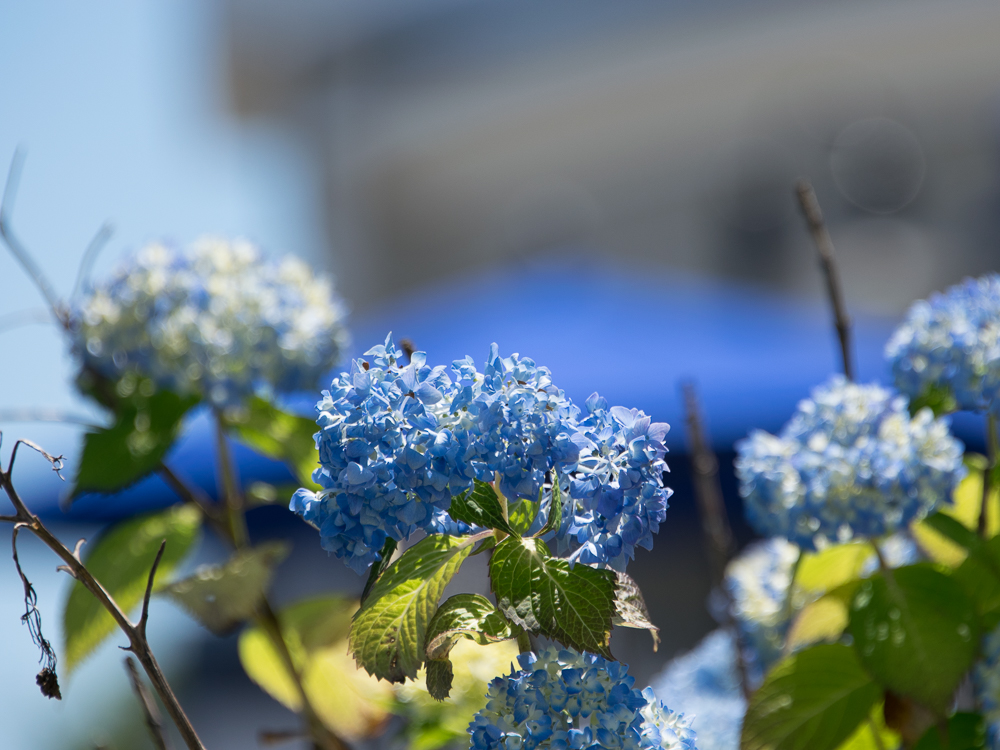
#> input picture images/blue-flowers.jpg, 1000 x 750 px
$ python mag_orientation.py --image ../../../images/blue-flowers.jpg   (older library calls are emulated)
#> lines starting #> are read from the running program, lines starting #| are printed output that depends on the picture
import argparse
import numpy as np
import cv2

ap = argparse.ArgumentParser()
ap.add_argument("-i", "--image", required=True, help="Path to image.")
ap.add_argument("-l", "--lower-angle", type=float, default=175.0)
ap.add_argument("-u", "--upper-angle", type=float, default=180.0)
args = vars(ap.parse_args())

image = cv2.imread(args["image"])
#> image is the input picture: shape (750, 1000, 3); mean B, G, R 130.9, 122.7, 104.8
gray = cv2.cvtColor(image, cv2.COLOR_BGR2GRAY)
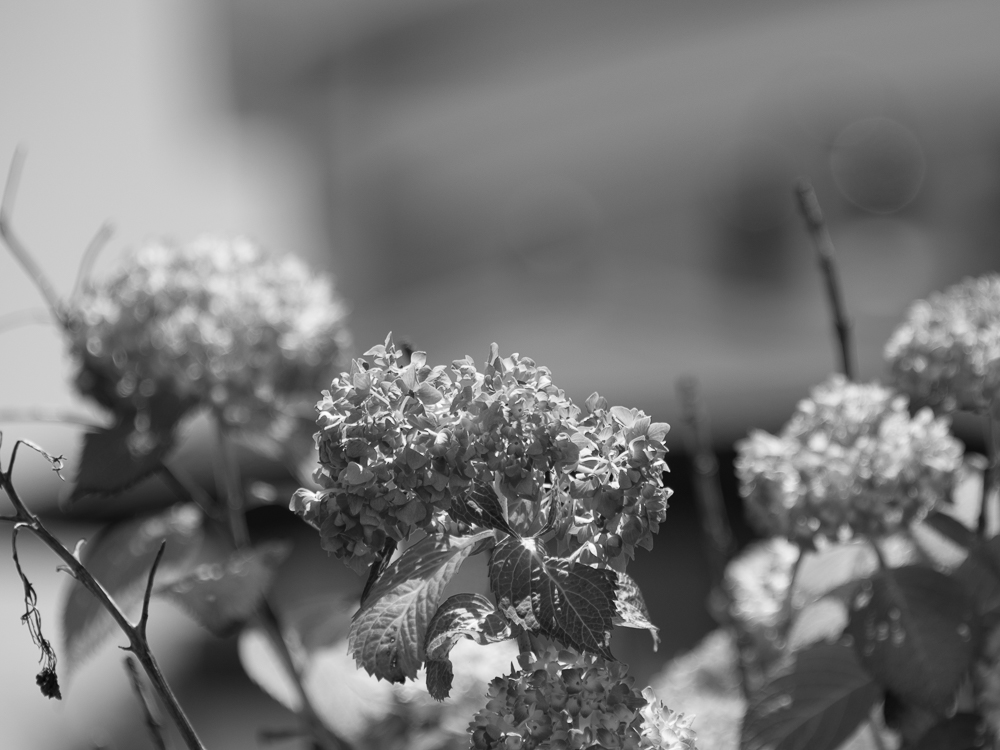
#> gray: shape (750, 1000); min 5, max 255, mean 118.3
cv2.imshow("Original", image)

gX = cv2.Sobel(gray, cv2.CV_64F, 1, 0)
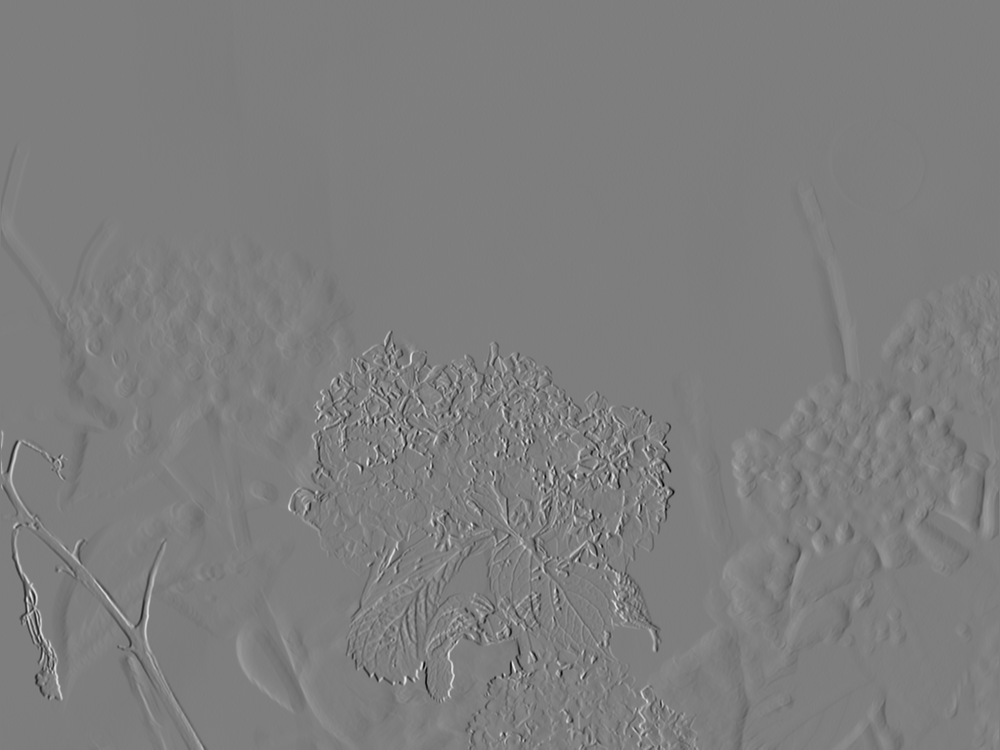
#> gX: shape (750, 1000) float64; min -799, max 813, mean -0.6; drawn with min black and max white
gY = cv2.Sobel(gray, cv2.CV_64F, 0, 1)
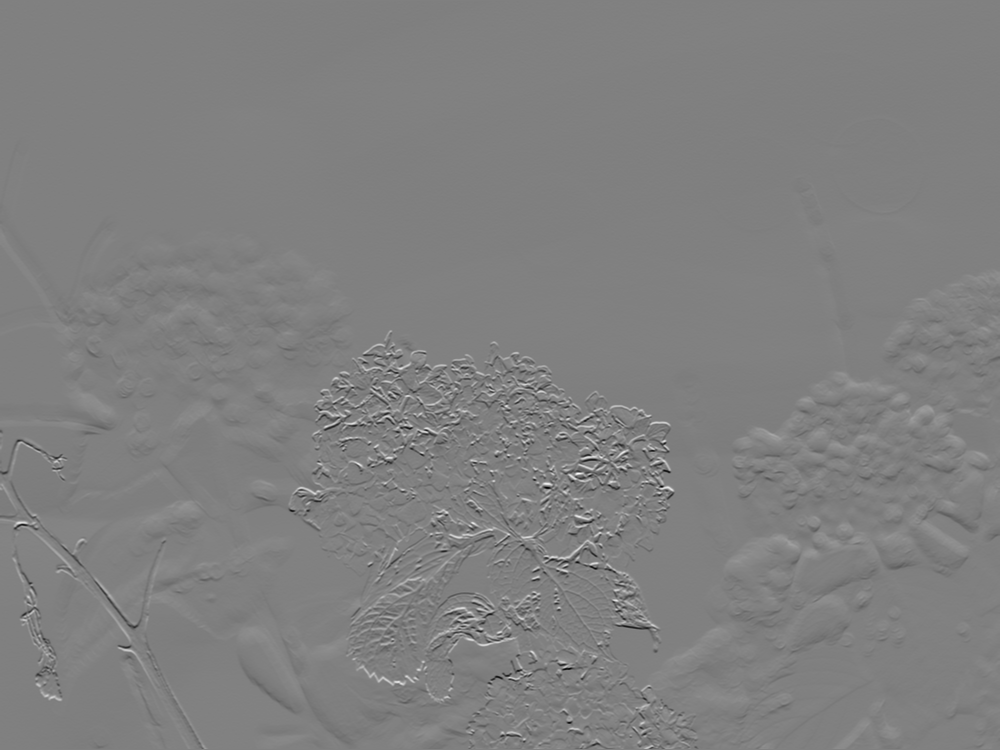
#> gY: shape (750, 1000) float64; min -808, max 797, mean -0.4; drawn with min black and max white

mag = np.sqrt((gX ** 2) + (gY ** 2))
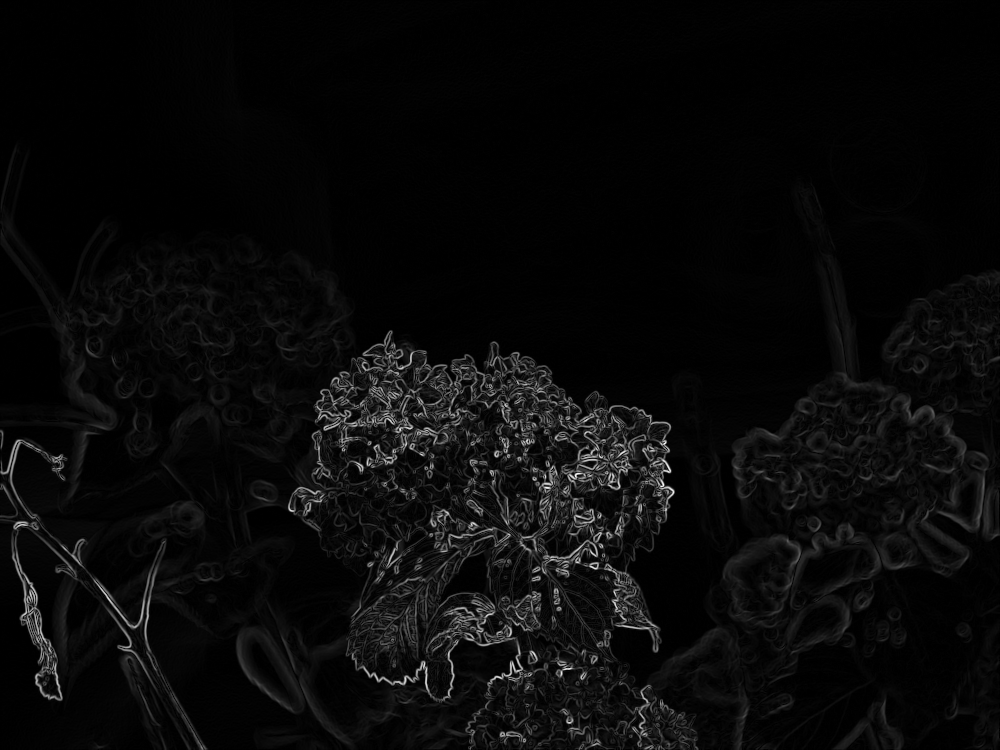
#> mag: shape (750, 1000) float64; min 0, max 834.6, mean 33.1; drawn with min black and max white
orientation = np.arctan2(gY, gX) * (180 / np.pi) % 180
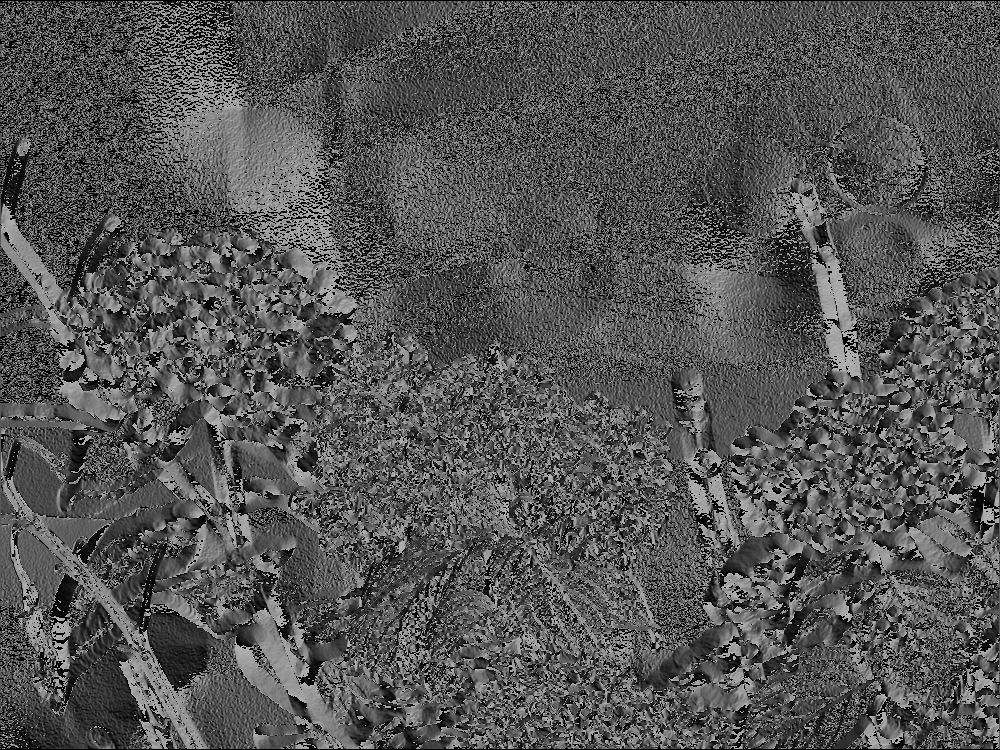
#> orientation: shape (750, 1000) float64; min 0, max 179.9, mean 83.8

idxs = np.where(orientation >= args["lower_angle"], orientation, -1)
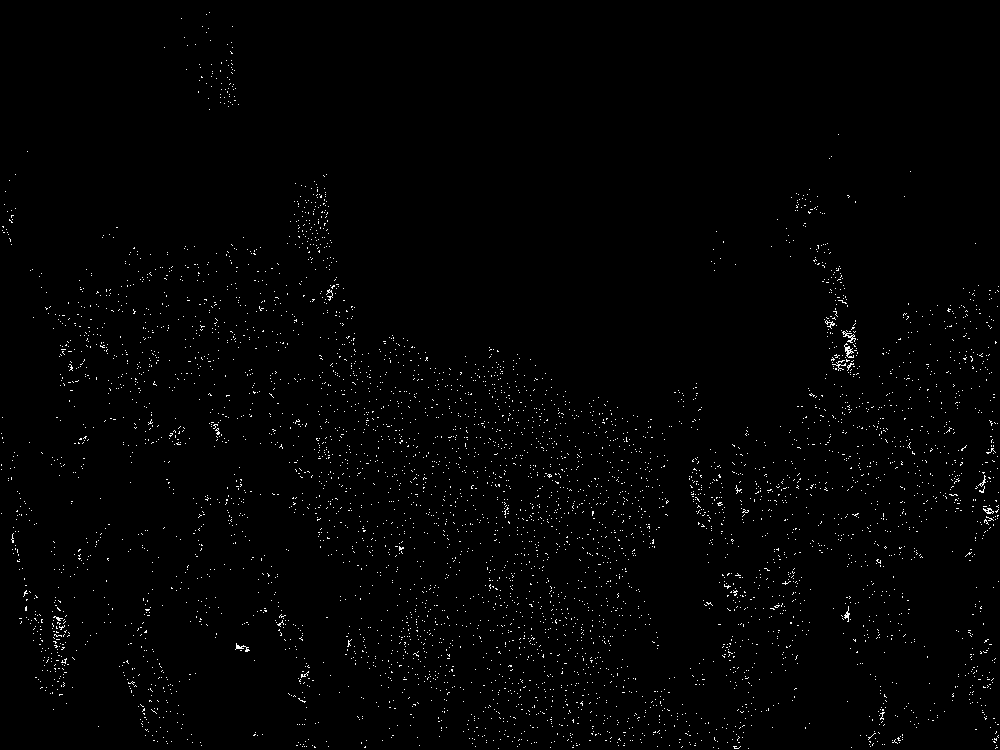
#> idxs: shape (750, 1000) float64; min -1, max 179.9, mean 1; drawn with min black and max white
idxs = np.where(orientation <= args["upper_angle"], idxs, -1)
mask = np.zeros(gray.shape, dtype="uint8")
mask[idxs > -1] = 255

cv2.imshow("Mask", mask)
cv2.waitKey(0)

$ run again, on images/white-flowers.jpg
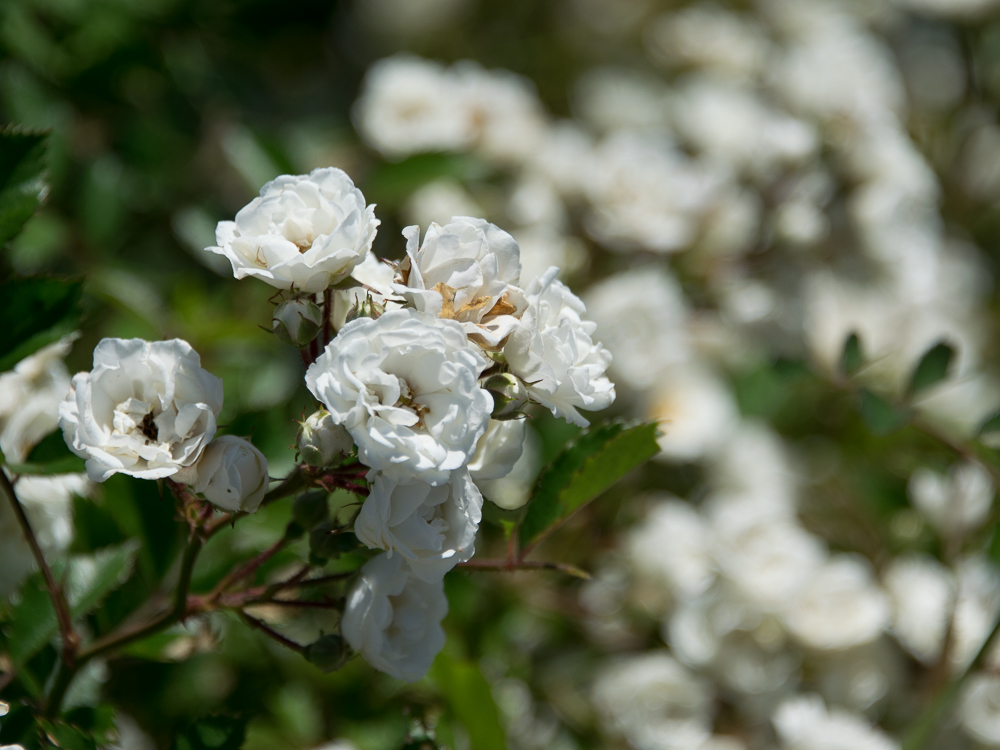
#> input picture images/white-flowers.jpg, 1000 x 750 px
#> image is the input picture: shape (750, 1000, 3); mean B, G, R 85.4, 108.1, 101.1
#> `orientation = np.arctan2(gY, gX) * (180 / np.pi) % 180`:
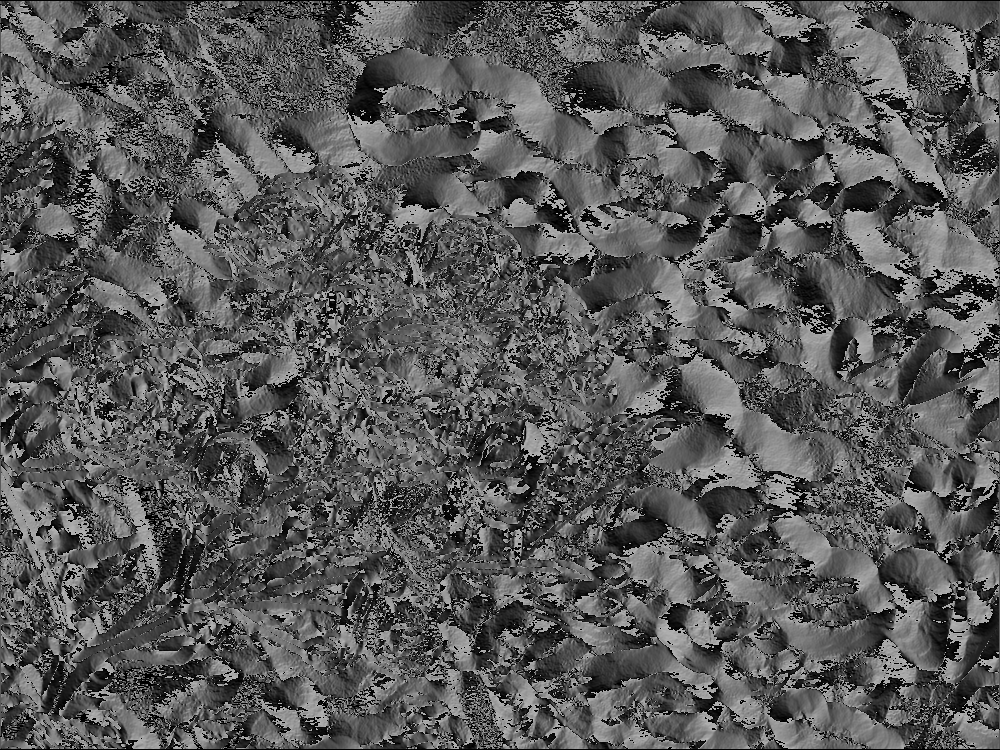
#> orientation: shape (750, 1000) float64; min 0, max 179.9, mean 88.3
#> `idxs = np.where(orientation >= args["lower_angle"], orientation, -1)`:
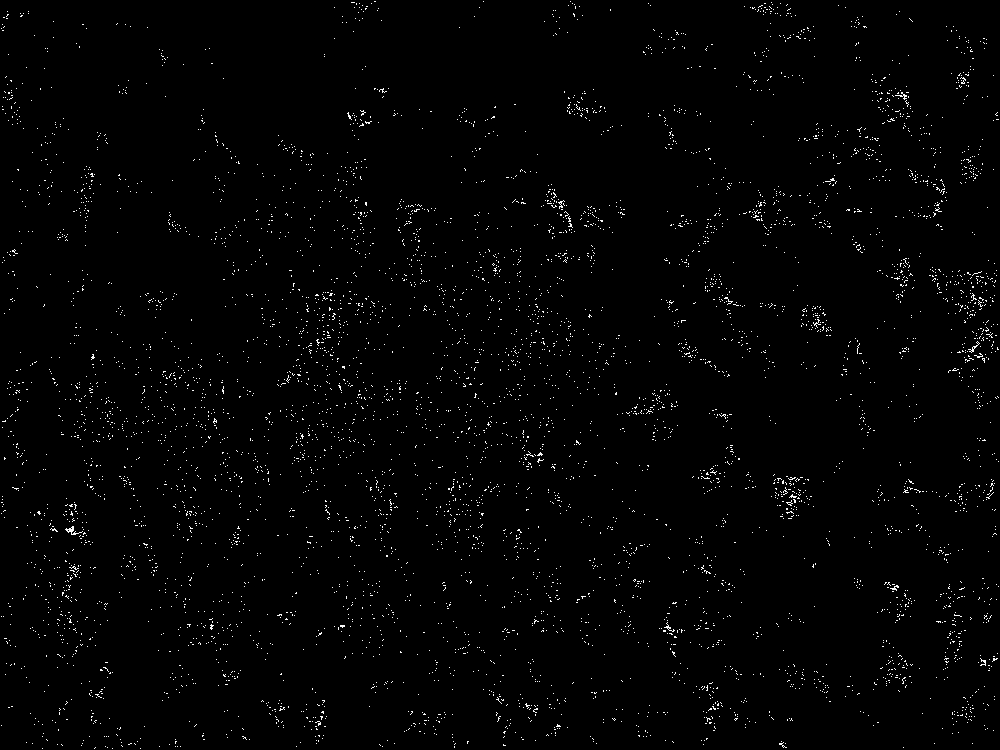
#> idxs: shape (750, 1000) float64; min -1, max 179.9, mean 1.4; drawn with min black and max white
